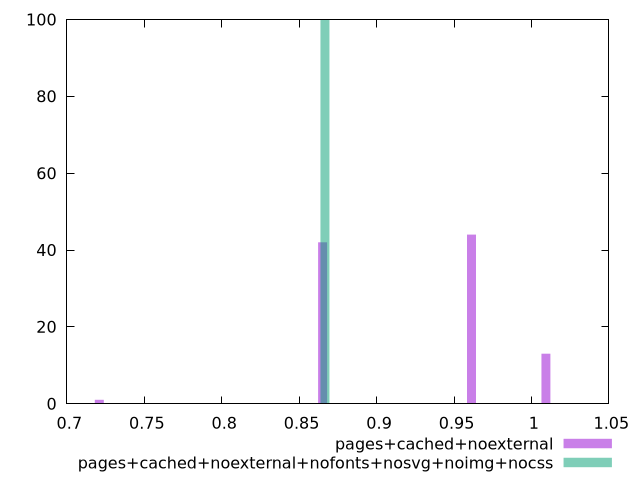

gnuplot code for this plot:
$_pagesCachedNoexternal <<EOF
1.0093528137761372 13
0.8651595546652604 42
0.9612883940725115 44
0.7209662955543836 1
EOF
$_pagesCachedNoexternalNofontsNosvgNoimgNocss <<EOF
0.8666666666666666 100
EOF
set key outside below
set terminal pngcairo
set output "report_00005_2020-11-02T22-26-11.212Z/uses-http2/uses-http2_pages+cached+noexternal_pages+cached+noexternal+nofonts+nosvg+noimg+nocss+hist.png"
set boxwidth 0.005767730364435071
set style fill transparent solid 0.5 noborder
set yrange [0:100]
plot $_pagesCachedNoexternal title "pages+cached+noexternal" with boxes ,$_pagesCachedNoexternalNofontsNosvgNoimgNocss title "pages+cached+noexternal+nofonts+nosvg+noimg+nocss" with boxes ,
